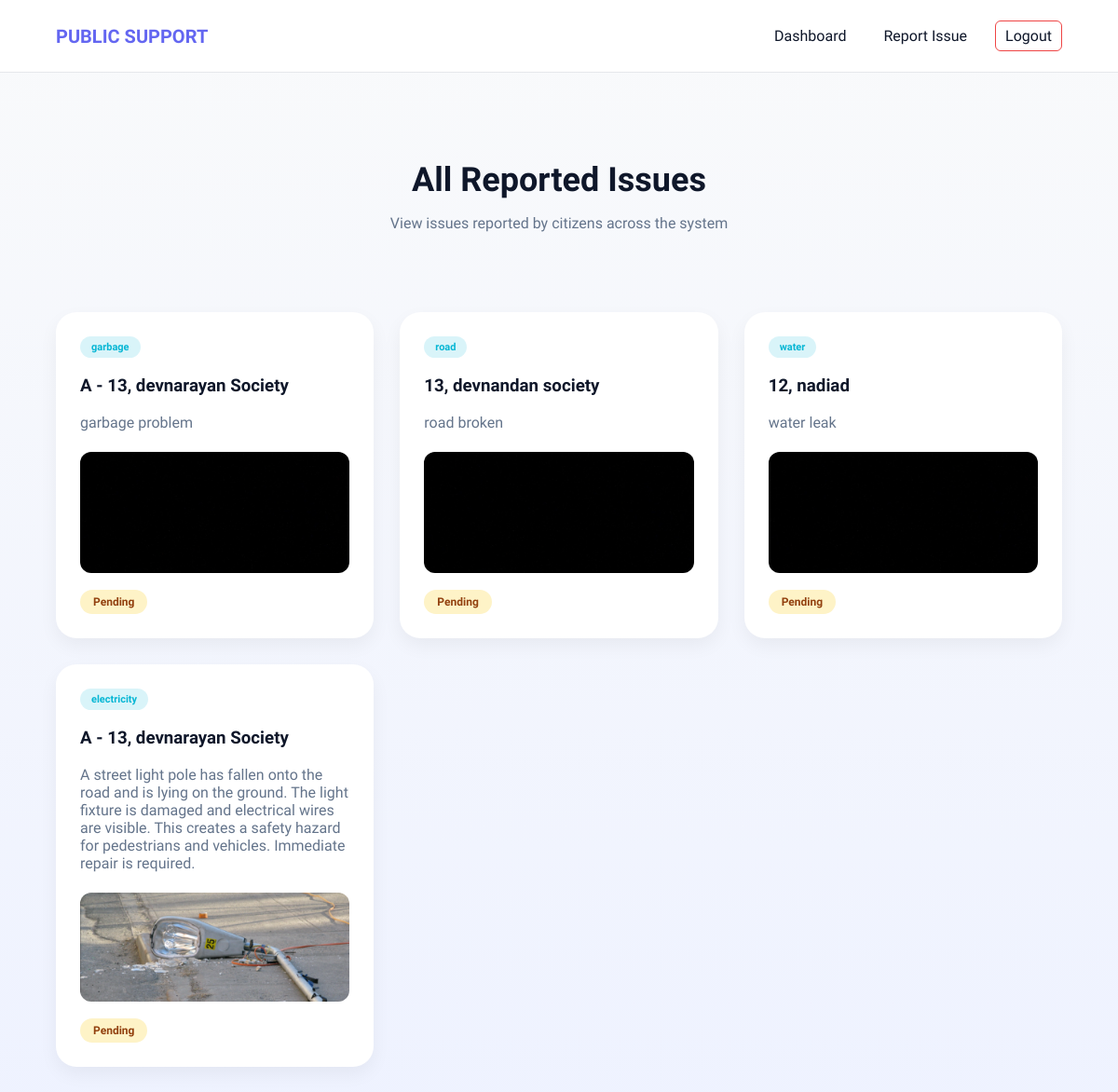
Page /view_reports/ on the earlier database version.
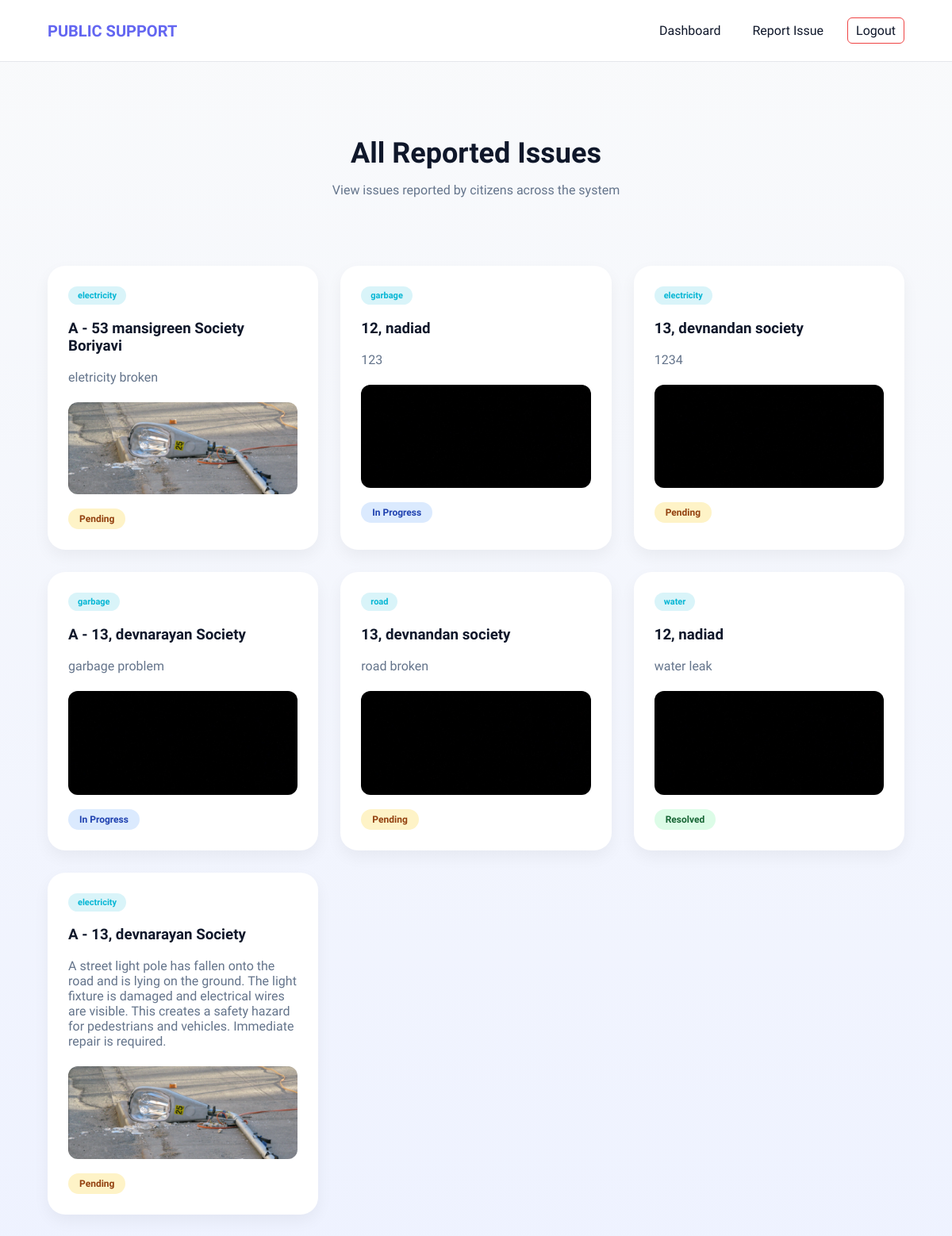
Same page on the later database version.
### reports/models.py (models this page shows, shortened)
class Issue(models.Model):
    ISSUE_TYPES = [
        ('road', 'Road Problem'),
        ('water', 'Water Supply'),
        ('electricity', 'Electricity'),
        ('garbage', 'Garbage'),
    ]
    STATUS_CHOICES = [
        ('pending', 'Pending'),
        ('in_progress', 'In Progress'),
        ('resolved', 'Resolved'),
    ]
    citizen = models.ForeignKey(User, on_delete=models.CASCADE)
    worker = models.ForeignKey(
        User,
        on_delete=models.SET_NULL,
        null=True,
        blank=True,
        related_name='assigned_worker'
    )
    description = models.TextField()
    issue_type = models.CharField(max_length=50, choices=ISSUE_TYPES)
    location = models.CharField(max_length=255)
    image = models.ImageField(upload_to='issues/', blank=True, null=True)
    status = models.CharField(max_length=20, choices=STATUS_CHOICES, default='pending')
    is_escalated = models.BooleanField(default=False)
    deadline = models.DateTimeField(null=True, blank=True)
    created_at = models.DateTimeField(auto_now_add=True)

### frontend/views.py (the view)
# urls.py: path('view_reports/', views.view_reports, name='view_reports'),
def view_reports(request):
    issues = Issue.objects.all().order_by('-created_at')
    return render(request, 'frontend/my_reports.html', {
        'issues': issues
    })

### frontend/templates/frontend/my_reports.html (shortened to what this page needs)
{% load static %}
<!DOCTYPE html>
<html lang="en">
<head>
<link rel="stylesheet" href="{% static 'css/my_reports.css' %}">
</head>
<body>
<nav class="navbar">
<div class="logo">
    <span>PUBLIC SUPPORT</span>
</div>
<div class="nav-links">
<a href="{% url 'index' %}">Dashboard</a>
<a href="{% url 'report_issue' %}">Report Issue</a>
<a href="{% url 'logout' %}" class="logout-btn">Logout</a>
</div>
</nav>
<div class="header">
<h1>All Reported Issues</h1>
<p>View issues reported by citizens across the system</p>
</div>
<div class="report-container">
<div class="report-grid">
{% for issue in issues %}
<div class="report-card">
<span class="issue-type">
{{ issue.issue_type }}
</span>
<h3>{{ issue.location }}</h3>
<p class="description">
{{ issue.description }}
</p>
{% if issue.image %}
<div class="issue-image">
<img src="{{ issue.image.url }}">
</div>
{% endif %}
{% if issue.status == 'pending' %}
<span class="status pending">Pending</span>
{% elif issue.status == 'in_progress' %}
<span class="status in_progress">In Progress</span>
{% elif issue.status == 'resolved' %}
<span class="status resolved">Resolved</span>
{% endif %}
</div>
{% empty %}
<div class="empty-state">
<h2>No Issues Reported Yet</h2>
<p>The system currently has no reported complaints.</p>
</div>
{% endfor %}
</div>
</div>
</body>
</html>

### static/css/my_reports.css (style rules this page uses)
:root { --bg-main: #f8fafc; --bg-surface: #ffffff; --bg-card: #f1f5f9; --accent-primary: #6366f1; --accent-secondary: #06b6d4; --accent-warm: #6366f1; --text-dark: #0f172a; --text-muted: #64748b; }
* { box-sizing:border-box; }
body { font-family:'Plus Jakarta Sans', sans-serif; margin:0; background:linear-gradient(180deg,#f9fafb,#eef2ff); color:var(--text-dark); }
.navbar { display:flex; justify-content:space-between; align-items:center; padding:22px 60px; background:var(--bg-surface); border-bottom:1px solid #e5e7eb; }
.logo { font-size:20px; font-weight:700; color:var(--accent-primary); }
.nav-links { display:flex; align-items:center; gap:20px; }
.nav-links a { text-decoration:none; color:var(--text-dark); font-weight:500; padding:6px 10px; border-radius:6px; transition:0.3s; }
.logout-btn { border:1px solid #ef4444; color:#ef4444; }
.header { text-align:center; padding:70px 60px 30px 60px; }
.header h1 { font-size:36px; margin-bottom:8px; }
.header p { color:var(--text-muted); }
.report-container { padding:40px 60px 80px 60px; }
.report-grid { display:grid; grid-template-columns:repeat(auto-fit,minmax(280px,1fr)); gap:28px; }
.report-card { background:var(--bg-surface); padding:26px; border-radius:22px; box-shadow:0 8px 20px rgba(0,0,0,0.05); transition:transform 0.2s ease; }
.issue-type { display:inline-block; background:rgba(6,182,212,0.15); color:var(--accent-secondary); padding:5px 12px; border-radius:20px; font-size:11px; font-weight:600; }
.description { margin:12px 0; color:var(--text-muted); }
.issue-image img { width:100%; border-radius:12px; margin-top:10px; }
.status { display:inline-block; margin-top:14px; padding:6px 14px; border-radius:20px; font-size:12px; font-weight:600; }
.pending { background:#fef3c7; color:#92400e; }
.in_progress { background:#dbeafe; color:#1e40af; }
.resolved { background:#dcfce7; color:#166534; }

Differences in the rows shown:
added Issue: issue_type "electricity", location "A - 53 mansigreen Society Boriyavi", description "eletricity broken", image (picture), status "Pending"
added Issue: issue_type "garbage", location "12, nadiad", description "123", image (picture), status "In Progress"
added Issue: issue_type "electricity", location "13, devnandan society", description "1234", image (picture), status "Pending"
changed Issue "garbage problem": status "Pending" → "In Progress"
changed Issue "water leak": status "Pending" → "Resolved"
